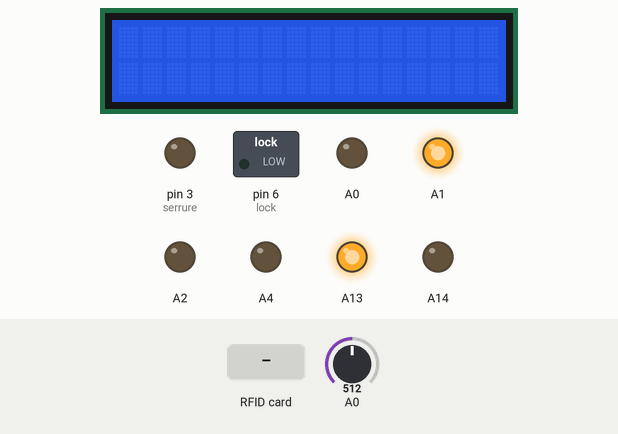
This sketch was run on a simulated Arduino Mega 2560, built with avr-gcc and run on an emulated ATmega2560. Shown: 16×2 character LCD, switched loads named in the sketch (green lamp = pin HIGH), output pins drawn as LEDs (lit = HIGH). Dashed ring = blinking. The test bench sets the inputs (shaded band); at power-on: A0 = 512. Pins used as bus, display or sensor lines are not drawn; what the sketch prints to the serial monitor is not drawn.

Above: at 1.3 s.
1.4 s: RFID card 5E 7A 19 C4 held to the reader
At 1.53 s:
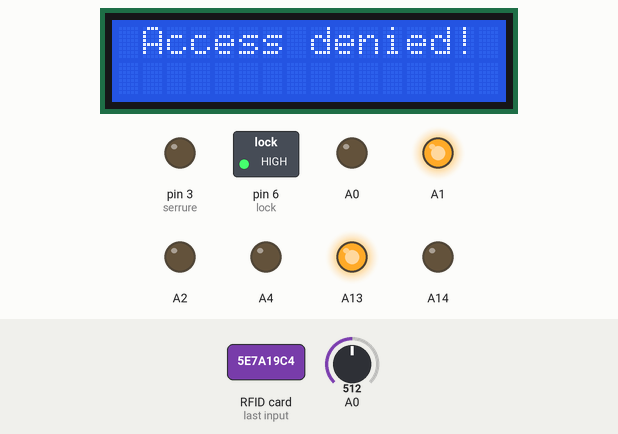
3.5 s: RFID card 13 3E 9F 0D held to the reader
At 3.9 s:
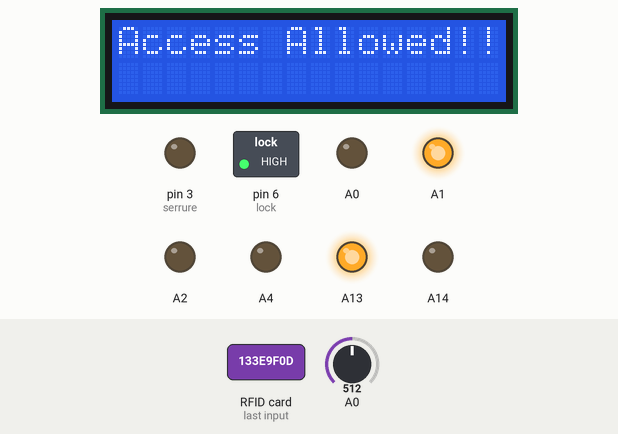
5.5 s: RFID card 04 1D 87 62 7F 71 81 held to the reader
At 7.0 s:
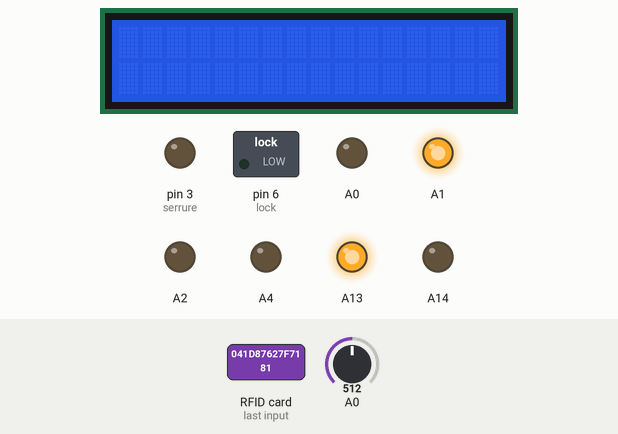
Timing chart, 0 to 8.5 s (numbered marks = the images above; inputs shaded):
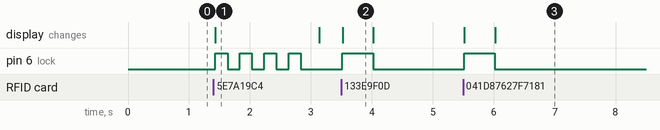

Measured:
- after the input at 1.4 s, pin 6 (lock): alternates HIGH for 0.20 s and LOW for 0.20 s, 8 changes in all, then stays LOW, starting at once; the display: changes at once (image 1)
- after the input at 3.5 s, pin 6 (lock): LOW → HIGH at once, → LOW 0.50 s later; the display: changes at once (image 2)
- after the input at 5.5 s, pin 6 (lock): LOW → HIGH at once, → LOW 0.50 s later; the display: first changes at once (image 3 shows a later state)
- what the display in image 1 shows lasts 1.7 s, from 1.4 s to 3.1 s
- what the display in image 2 shows lasts 0.5 s, from 3.5 s to 4.0 s

The sketch:

Auto_Clear_After_Half_A_Second.ino
```cpp
#include <SPI.h>
#include <MFRC522.h>

#define SS_PIN 53
#define RST_PIN 9

MFRC522 mfrc522(SS_PIN, RST_PIN);

// for a led
int
  lock = 6;

int serrure = 3;


char st[20];

#include <LiquidCrystal.h>
#define I2C_ADDR

// initialize the library by associating any needed LCD interface
// with the arduino pin number it is connected to
const int rs = A3, en
  = A5, d4 = A9, d5 = A10, d6 = A11, d7 = A12;
LiquidCrystal lcd(rs, en, d4, d5,
  d6, d7);
void setup()
{
  pinMode(lock, OUTPUT);

  pinMode (serrure,
  OUTPUT);


  Serial.begin(9600);
  SPI.begin();
  mfrc522.PCD_Init();

  Serial.println("Access test via RFID tag");
  Serial.println();
  pinMode(A14,OUTPUT);

  pinMode(A13,OUTPUT);
  pinMode(A4,OUTPUT);
  pinMode(A0,OUTPUT);
  pinMode(A2,OUTPUT);

  pinMode(A1,OUTPUT);
 digitalWrite(A14,LOW);
 digitalWrite(A13,HIGH);

  digitalWrite(A4,LOW);
  digitalWrite(A0,LOW);
  digitalWrite(A2,LOW);

  digitalWrite(A1,HIGH);
  lcd.begin(16, 2);
}

void loop()
{

  int sensorReading = analogRead(A0);
  // map the result to 200 - 1000:

  int delayTime = map(sensorReading, 0, 1023, 200, 1000);
  if ( ! mfrc522.PICC_IsNewCardPresent())

  {
    return;
  }
  if ( ! mfrc522.PICC_ReadCardSerial())
  {

    return;
  }
  Serial.print("Tag :");
  String tag= "";
  byte
  caractere;
  for (byte i = 0; i < mfrc522.uid.size; i++)
  {
     Serial.print(mfrc522.uid.uidByte[i]
  < 0x10 ? " 0" : " ");
     Serial.print(mfrc522.uid.uidByte[i], HEX);

     tag.concat(String(mfrc522.uid.uidByte[i] < 0x10 ? " 0" : " "));
     tag.concat(String(mfrc522.uid.uidByte[i],
  HEX));
  }
  Serial.println();
  Serial.print("Message : ");
  tag.toUpperCase();


 if (tag.substring(1) == "13 3E 9F 0D" || tag.substring(1)
  == "04 1D 87 62 7F 71 81" || tag.substring(1) == "03 02 5E 11")
  {

    digitalWrite(lock, HIGH);
    lcd.print("Access Allowed!!");
    Serial.println("TAG checked - Access allow !");
    Serial.println();
    delay(500);
    digitalWrite(lock,
  LOW);

    digitalWrite(serrure, LOW);
    lcd.clear();
    }

  else


  {
    lcd.clear();
    lcd.print(" Access denied!");
    Serial.println("Unknown tag - Access refused !!!");
    Serial.println();

    for (int i= 1;
  i<5 ; i++)
    {

      digitalWrite(lock, HIGH);
      delay(200);

      digitalWrite(lock, LOW);
      delay(200);
    }
  }
  delay(100);
  lcd.clear();
}
```
